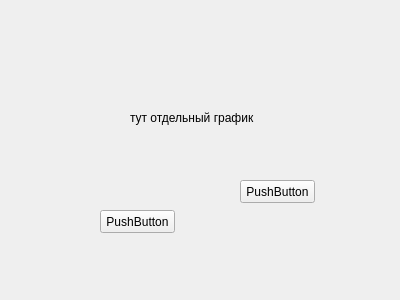
<?xml version="1.0" encoding="UTF-8"?>
<ui version="4.0">
 <class>ChartWindow</class>
 <widget class="QWidget" name="ChartWindow">
  <property name="geometry">
   <rect>
    <x>0</x>
    <y>0</y>
    <width>400</width>
    <height>300</height>
   </rect>
  </property>
  <property name="windowTitle">
   <string>Form</string>
  </property>
  <widget class="QLabel" name="label">
   <property name="geometry">
    <rect>
     <x>130</x>
     <y>110</y>
     <width>161</width>
     <height>16</height>
    </rect>
   </property>
   <property name="text">
    <string>тут отдельный график</string>
   </property>
  </widget>
  <widget class="QPushButton" name="pushButton">
   <property name="geometry">
    <rect>
     <x>240</x>
     <y>180</y>
     <width>75</width>
     <height>23</height>
    </rect>
   </property>
   <property name="text">
    <string>PushButton</string>
   </property>
  </widget>
  <widget class="QPushButton" name="pushButton_2">
   <property name="geometry">
    <rect>
     <x>100</x>
     <y>210</y>
     <width>75</width>
     <height>23</height>
    </rect>
   </property>
   <property name="text">
    <string>PushButton</string>
   </property>
  </widget>
 </widget>
 <resources/>
 <connections/>
</ui>
